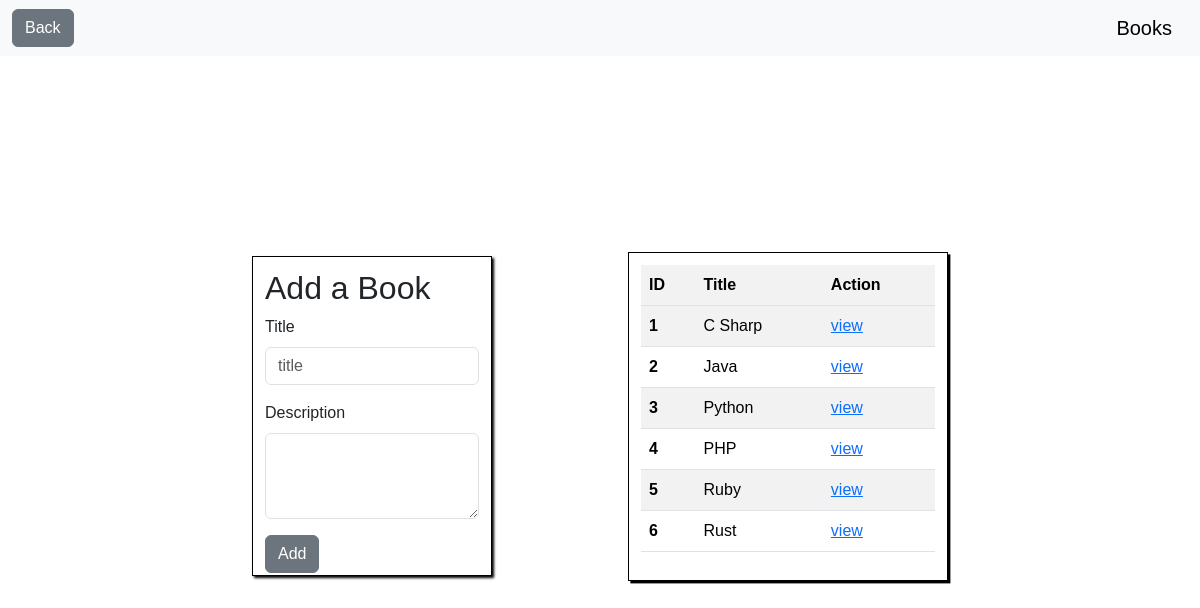
Before: /books with the older database file.
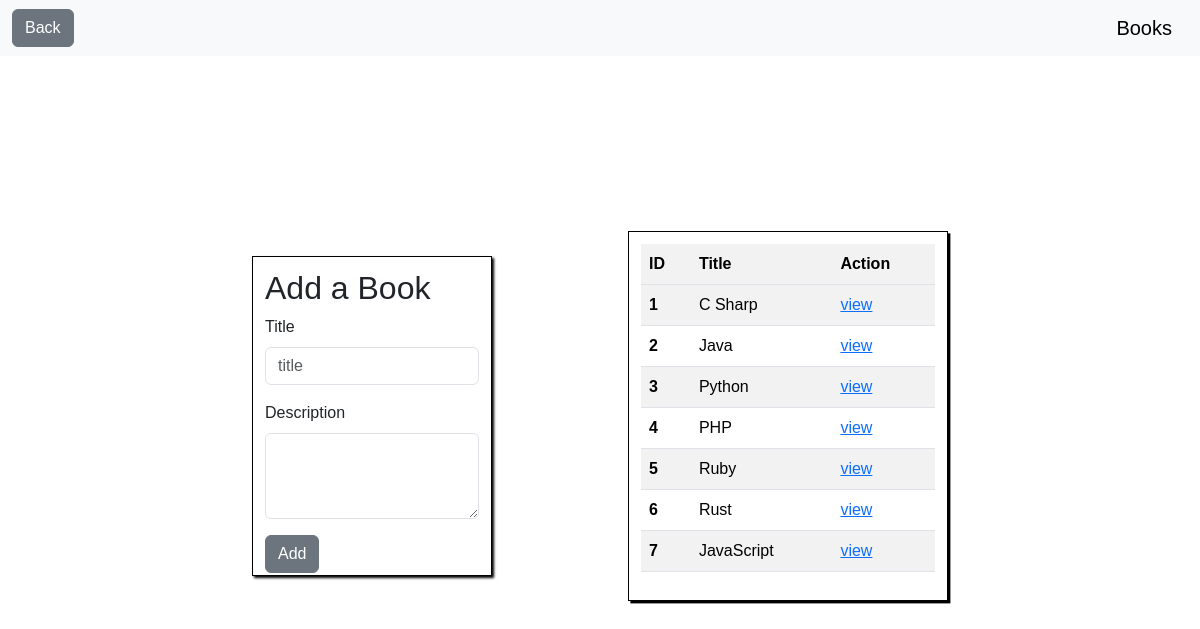
After: the same page with the newer database file.
### books_authors_app/models.py (models this page shows)
class Book(models.Model):
    title = models.CharField(max_length=255)
    desc = models.TextField(default=" ")
    created_at = models.DateTimeField(auto_now_add=True)
    updated_at = models.DateTimeField(auto_now=True)

### books_authors_app/views.py (the view)
# urls.py: path('books', views.books),
def books(request):
    context = {
        'books' : models.get_all_books()
    }
    return render(request, "book_add.html", context)

### books_authors_app/models.py (called while the page is built)
def get_all_books():
    return Book.objects.all()

### books_authors_app/templates/book_add.html (shortened to what this page needs)
<!DOCTYPE html>
<html lang="en">
<head>
    {% load static %}
    <link rel="stylesheet" href="{% static 'css/bootstrap/bootstrap.css' %}">
    <link rel="stylesheet" href="{% static 'css/my_css/my_style.css' %}">
</head>
<body>
    <nav class="navbar bg-body-tertiary">
        <div class="container-fluid">
            <a href="/" class="btn btn-secondary">Back</a>
            <a class="navbar-brand">Books</a>
        </div>
    </nav>
    <div class="container">
        <form class="form-add-book" action="/createBook" method="post">
            <h2>Add a Book</h2>
            <div class="mb-3">
                <label class="form-label">Title</label>
                <input type="text" class="form-control" placeholder="title" name="title">
            </div>
            <div class="mb-3">
                <label class="form-label">Description</label>
                <textarea class="form-control" rows="3" name="desc"></textarea>
            </div>
            <button type="submit" class="btn btn-secondary">Add</button>
        </form>
        <div class="table-books">
            <table class="table table-striped">
                <tr>
                    <th scope="col">ID</th>
                    <th scope="col">Title</th>
                    <th scope="col">Action</th>
                  </tr>
                <tbody>
                    {% for book in books %}
                    <tr>
                        <th scope="row">{{ book.id }}</th>
                        <td>{{ book.title }}</td>
                        <td><a href="/book/{{ book.id }}">view</a></td>
                    </tr>
                    {% endfor %}
                </tbody>
            </table>
        </div>
    </div>
</body>
</html>

Changed rows visible on the page:
added Book: id "7", title "JavaScript"
